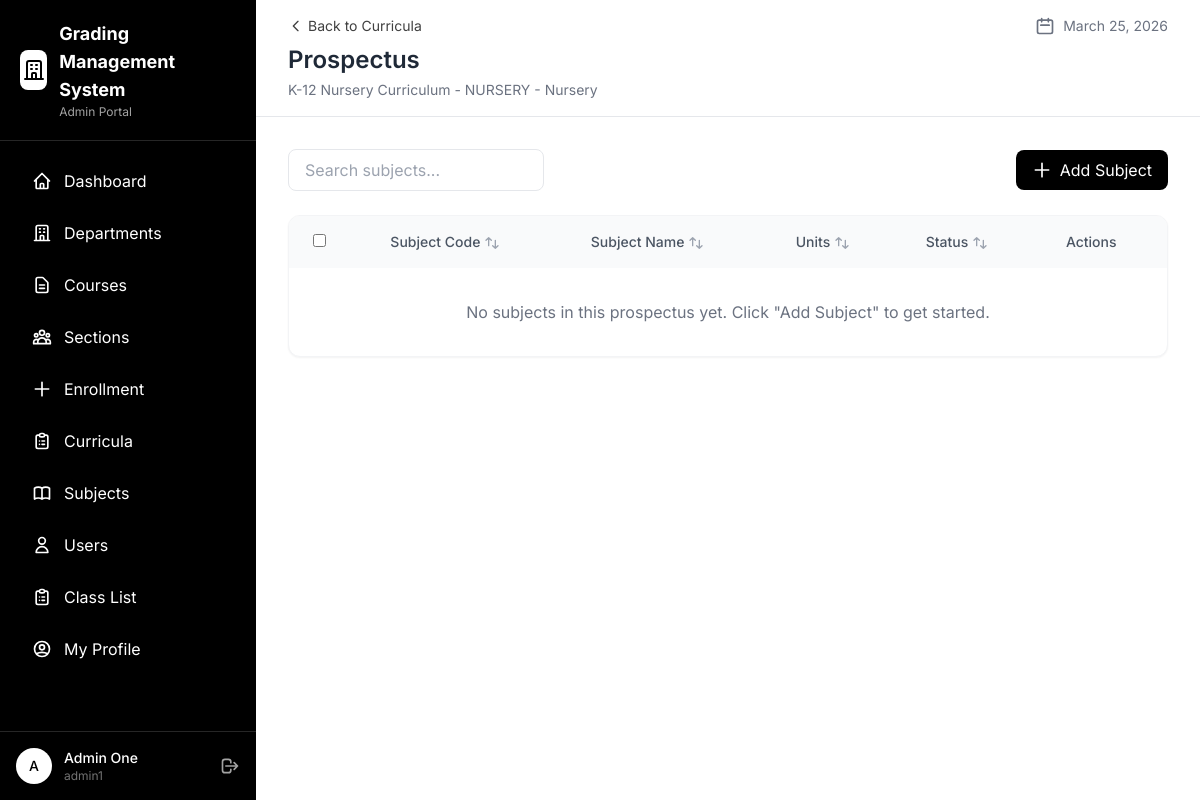
/admin/prospectus.php?curriculum_id=1 (signed in), run on the app's committed database.
### tables this page shows
CREATE TABLE IF NOT EXISTS `tbl_curriculum` (
  `id` int NOT NULL AUTO_INCREMENT,
  `curriculum` varchar(50) NOT NULL,
  `status` varchar(20) DEFAULT 'active',
  `academic_track_id` int DEFAULT NULL,
  PRIMARY KEY (`id`),
  KEY `academic_track_id` (`academic_track_id`),
  CONSTRAINT `tbl_curriculum_ibfk_1` FOREIGN KEY (`academic_track_id`) REFERENCES `tbl_academic_track` (`id`)
);

CREATE TABLE IF NOT EXISTS `tbl_academic_track` (
  `id` int NOT NULL AUTO_INCREMENT,
  `code` varchar(20) NOT NULL,
  `desc` varchar(100) DEFAULT NULL,
  `status` varchar(20) DEFAULT 'active',
  `dept_id` int DEFAULT NULL,
  `enrollment_type` enum('yearly','semestral') DEFAULT 'yearly',
  PRIMARY KEY (`id`),
  KEY `dept_id` (`dept_id`),
  CONSTRAINT `tbl_academic_track_ibfk_1` FOREIGN KEY (`dept_id`) REFERENCES `tbl_departments` (`id`)
);

### config/database.php (called while the page is built, shortened)
<?php
class Database {
    private static $instance = null;
    private $conn;
    private function __construct() {
        try {
            $this->conn = new PDO(
                "mysql:host=" . DB_HOST . ";dbname=" . DB_NAME . ";charset=utf8mb4",
                DB_USER,
                DB_PASS,
                [
                    PDO::ATTR_ERRMODE => PDO::ERRMODE_EXCEPTION,
                    PDO::ATTR_DEFAULT_FETCH_MODE => PDO::FETCH_ASSOC,
                    PDO::ATTR_EMULATE_PREPARES => false
                ]
            );
        } catch (PDOException $e) {
            die("Connection failed: " . $e->getMessage());
        }
    }
    public static function getInstance() {
        if (self::$instance === null) {
            self::$instance = new self();
        }
        return self::$instance;
    }
    public function getConnection() {
        return $this->conn;
    }
}
function db() {
    return Database::getInstance()->getConnection();
}

### includes/functions.php (called while the page is built, shortened)
<?php
function getCurrentDate() {
    return date('F d, Y');
}

### admin/prospectus.php (the view, shortened to what this page needs)
<?php
require_once '../config/database.php';
require_once '../includes/functions.php';
$curriculum_id = (int)($_GET['curriculum_id'] ?? 0);
$stmt = db()->prepare("
    SELECT cu.*, at.code as course_code, at.`desc` as course_name, d.code as dept_code, at.enrollment_type
    FROM tbl_curriculum cu
    LEFT JOIN tbl_academic_track at ON cu.academic_track_id = at.id
    LEFT JOIN tbl_departments d ON at.dept_id = d.id
    WHERE cu.id = ?
");
$stmt->execute([$curriculum_id]);
$curriculum = $stmt->fetch();
$deptCode = strtoupper($curriculum['dept_code'] ?? '');
$enrollmentType = $curriculum['enrollment_type'] ?? 'semestral';
$isPrimaryK12 = in_array($deptCode, ['PRE-EL', 'ELE', 'JHS'], true) || $enrollmentType === 'yearly';
$showTermSelect = !$isPrimaryK12;
$levelStmt = db()->prepare("SELECT * FROM level WHERE academic_track_id = ? ORDER BY `order`");
$levelStmt->execute([$curriculum['academic_track_id'] ?? 0]);
$curriculumLevels = $levelStmt->fetchAll();
$showLevelSelect = count($curriculumLevels) > 1;
$prospectusStmt = db()->prepare("
    SELECT p.*, s.subjcode, s.`desc` as subject_name, s.unit, t.term_name, l.code as level_code, l.description as level_desc
    FROM tbl_prospectus p
    LEFT JOIN tbl_subjects s ON p.subject_id = s.id
    LEFT JOIN tbl_term t ON p.term_id = t.id
    LEFT JOIN level l ON p.level_id = l.id
    WHERE p.curriculum_id = ?
    ORDER BY l.`order`, t.id, s.subjcode
");
$prospectusStmt->execute([$curriculum_id]);
$prospectus = $prospectusStmt->fetchAll();
include '../includes/header.php';
include '../includes/sidebar_admin.php';
?>
<main class="main-content lg:ml-64 min-h-screen">
    <div class="bg-white border-b border-gray-200 px-4 sm:px-8 py-4">
        <div class="flex flex-col sm:flex-row sm:items-start sm:justify-between gap-3">
            <div>
                <a href="curricula.php" class="text-neutral-700 hover:text-black text-sm flex items-center gap-1 mb-2">
                    <svg class="w-4 h-4" fill="none" stroke="currentColor" viewBox="0 0 24 24">
                        <path stroke-linecap="round" stroke-linejoin="round" stroke-width="2" d="M15 19l-7-7 7-7"></path>
                    </svg>
                    Back to Curricula
                </a>
                <h1 class="text-xl sm:text-2xl font-semibold text-gray-800">Prospectus</h1>
                <p class="text-gray-500 text-sm mt-1">
                    <?= htmlspecialchars($curriculum['curriculum']) ?> - <?= htmlspecialchars($curriculum['course_code'] . ' - ' . $curriculum['course_name']) ?>
                </p>
            </div>
            <div class="flex items-center gap-2 text-gray-500 text-sm">
                <svg class="w-5 h-5 hidden sm:block" fill="none" stroke="currentColor" viewBox="0 0 24 24">
                    <path stroke-linecap="round" stroke-linejoin="round" stroke-width="2" d="M8 7V3m8 4V3m-9 8h10M5 21h14a2 2 0 002-2V7a2 2 0 00-2-2H5a2 2 0 00-2 2v12a2 2 0 002 2z"></path>
                </svg>
                <span><?= getCurrentDate() ?></span>
            </div>
        </div>
    </div>
    <div class="p-4 sm:p-8">
        <div class="flex flex-col sm:flex-row sm:items-center sm:justify-between gap-4 mb-6">
            <div class="flex flex-col sm:flex-row items-stretch sm:items-center gap-4">
                <div class="relative">
                    <input type="text" id="searchInput" placeholder="Search subjects..."
                        class="pl-4 pr-10 py-2 border border-gray-200 rounded-lg focus:ring-2 focus:ring-blue-500 focus:border-transparent w-full sm:w-64">
                </div>
            </div>
            <button onclick="openAddSubjectModal()"
                class="flex items-center gap-2 bg-black text-white px-4 py-2 rounded-lg hover:bg-neutral-800 transition">
                <svg class="w-5 h-5" fill="none" stroke="currentColor" viewBox="0 0 24 24">
                    <path stroke-linecap="round" stroke-linejoin="round" stroke-width="2" d="M12 4v16m8-8H4"></path>
                </svg>
                Add Subject
            </button>
        </div>
        <div class="bg-white rounded-xl shadow-sm border border-gray-100 overflow-hidden">
            <div class="overflow-x-auto">
            <table class="w-full" id="dataTable">
                <thead class="bg-gray-50">
                    <tr class="text-left text-sm text-gray-600">
                        <th class="px-6 py-4 font-medium">
                            <input type="checkbox" class="rounded border-gray-300">
                        </th>
                        <th class="px-6 py-4 font-medium sortable">Subject Code</th>
                        <th class="px-6 py-4 font-medium sortable">Subject Name</th>
                        <th class="px-6 py-4 font-medium sortable">Units</th>
                        <th class="px-6 py-4 font-medium sortable">Status</th>
                        <th class="px-6 py-4 font-medium">Actions</th>
                    </tr>
                </thead>
                <tbody>
                    <?php if (empty($prospectus)): ?>
                    <tr>
                        <td colspan="<?= ($showTermSelect ? 7 : 6) + ($showLevelSelect ? 1 : 0) ?>" class="px-6 py-8 text-center text-gray-500">No subjects in this prospectus yet. Click "Add Subject" to get started.</td>
                    </tr>
                    <?php endif; ?>
                </tbody>
            </table>
            </div>
        </div>
    </div>
</main>
<?php include '../includes/footer.php'; ?>

### includes/header.php (style rules this page uses)
body { font-family: 'Inter', sans-serif; }

### data on the page
tbl_curriculum: curriculum "K-12 Nursery Curriculum", academic_track.desc "NURSERY - Nursery"

### other printed values
substr($currentUser['name'] ?? 'A', 0, 1) "A"
$currentUser['name'] "Admin One"
$currentUser['username'] "admin1"
getCurrentDate() "March 25, 2026"
